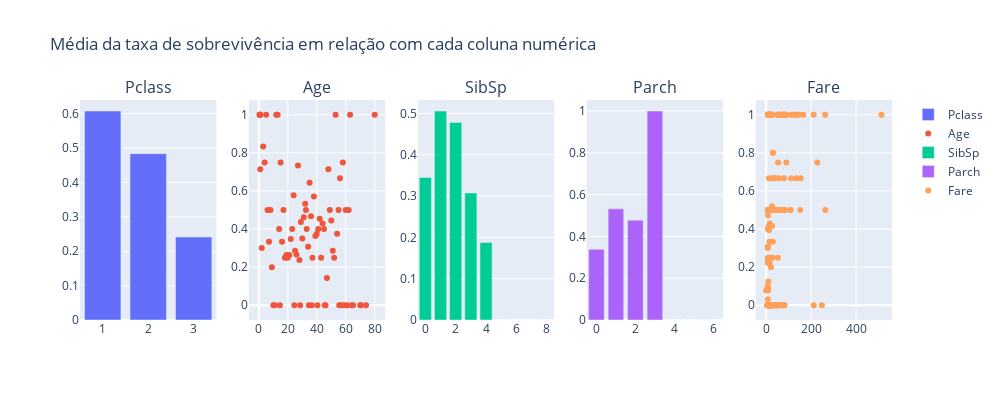

Here is the notebook cell this chart was saved with:
### Markdown cell above
É possível verificar que em especial "Fare" possue muitos outliers. <br>
Agora, qual a relação entre essas variáveis e a taxa de sobrevivência dos passageiros? Para isso, vou comparar a taxa média de sobrevivência para cada grupo das variáveis em análise.

### Code cell
fig = make_subplots(rows=1, cols=5, subplot_titles=num_cols)

for idx, col in enumerate(num_cols):
    if col in ["Age", "Fare"]:
        grouped_df = train[[col, "Survived"]].groupby(col).mean()
        fig.add_trace(go.Scatter(x=grouped_df.index, y=grouped_df.Survived, name=col, mode="markers"), row=1, col=idx + 1)
    else:
        grouped_df = train[[col, "Survived"]].groupby(col).mean()
        fig.add_trace(go.Bar(x=grouped_df.index, y=grouped_df.Survived, name=col), row=1, col=idx + 1)
    
fig.update_layout(height=400, width=1000, title_text="Média da taxa de sobrevivência em relação com cada coluna numérica")

fig.show()

### Figure 1 — Plotly figure (JSON) as saved in the notebook; plotly's stock layout.template omitted (floating-point values rounded to 4 significant figures; data arrays with more than 128 entries replaced by an {"elided": "..."} marker saying what was removed)
{"data": [{"name": "Pclass", "type": "bar", "x": [1, 2, 3], "xaxis": "x", "y": [0.6074, 0.4834, 0.2412], "yaxis": "y"}, {"mode": "markers", "name": "Age", "type": "scatter", "x": [0.42, 0.67, 0.75, 0.83, 0.92, 1, 2, 3, 4, 5, 6, 7, 8, 9, 10, 11, 12, 13, 14, 14.5, 15, 16, 17, 18, 19, 20, 21, 22, 23, 24, 24.5, 25, 26, 27, 28, 28.5, 29, 30, 31, 32, 32.5, 33, 34, 34.5, 35, 36, 36.5, 37, 38, 39, 40, 40.5, 41, 42, 43, 44, 45, 45.5, 46, 47, 48, 49, 50, 51, 52, 53, 54, 55, 55.5, 56, 57, 58, 59, 60, 61, 62, 63, 64, 65, 70, 70.5, 74, 80], "xaxis": "x2", "y": [1, 1, 1, 1, 1, 0.7143, 0.3, 0.8333, 0.75, 1, 0.5, 0.3333, 0.5, 0.2, 0, 0, 1, 1, 0.4, 0, 0.75, 0.3333, 0.5, 0.25, 0.2632, 0.25, 0.2632, 0.3478, 0.4, 0.5769, 0, 0.2857, 0.2667, 0.7333, 0.2381, 0, 0.4375, 0.35, 0.4615, 0.5333, 0.5, 0.4, 0.3077, 0, 0.6429, 0.4667, 0, 0.25, 0.5714, 0.3636, 0.375, 0, 0.4, 0.4545, 0.25, 0.4286, 0.4, 0, 0, 0.1429, 0.7143, 0.5, 0.4444, 0.2857, 0.25, 1, 0.375, 0.5, 0, 0.6667, 0, 0.75, 0, 0.5, 0, 0.5, 1, 0, 0, 0, 0, 0, 1], "yaxis": "y2"}, {"name": "SibSp", "type": "bar", "x": [0, 1, 2, 3, 4, 5, 8], "xaxis": "x3", "y": [0.345, 0.5061, 0.4783, 0.3077, 0.1875, 0, 0], "yaxis": "y3"}, {"name": "Parch", "type": "bar", "x": [0, 1, 2, 3, 4, 5, 6], "xaxis": "x4", "y": [0.3383, 0.5319, 0.4776, 1, 0, 0, 0], "yaxis": "y4"}, {"mode": "markers", "name": "Fare", "type": "scatter", "x": {"elided": "220 float values"}, "xaxis": "x5", "y": {"elided": "220 float values"}, "yaxis": "y5"}], "layout": {"annotations": [{"font": {"size": 16}, "showarrow": false, "text": "Pclass", "x": 0.084, "xanchor": "center", "xref": "paper", "y": 1, "yanchor": "bottom", "yref": "paper"}, {"font": {"size": 16}, "showarrow": false, "text": "Age", "x": 0.292, "xanchor": "center", "xref": "paper", "y": 1, "yanchor": "bottom", "yref": "paper"}, {"font": {"size": 16}, "showarrow": false, "text": "SibSp", "x": 0.5, "xanchor": "center", "xref": "paper", "y": 1, "yanchor": "bottom", "yref": "paper"}, {"font": {"size": 16}, "showarrow": false, "text": "Parch", "x": 0.708, "xanchor": "center", "xref": "paper", "y": 1, "yanchor": "bottom", "yref": "paper"}, {"font": {"size": 16}, "showarrow": false, "text": "Fare", "x": 0.916, "xanchor": "center", "xref": "paper", "y": 1, "yanchor": "bottom", "yref": "paper"}], "height": 400, "title": {"text": "Média da taxa de sobrevivência em relação com cada coluna numérica"}, "width": 1000, "xaxis": {"anchor": "y", "domain": [0, 0.168]}, "xaxis2": {"anchor": "y2", "domain": [0.208, 0.376]}, "xaxis3": {"anchor": "y3", "domain": [0.416, 0.584]}, "xaxis4": {"anchor": "y4", "domain": [0.624, 0.792]}, "xaxis5": {"anchor": "y5", "domain": [0.832, 1]}, "yaxis": {"anchor": "x", "domain": [0, 1]}, "yaxis2": {"anchor": "x2", "domain": [0, 1]}, "yaxis3": {"anchor": "x3", "domain": [0, 1]}, "yaxis4": {"anchor": "x4", "domain": [0, 1]}, "yaxis5": {"anchor": "x5", "domain": [0, 1]}}}
